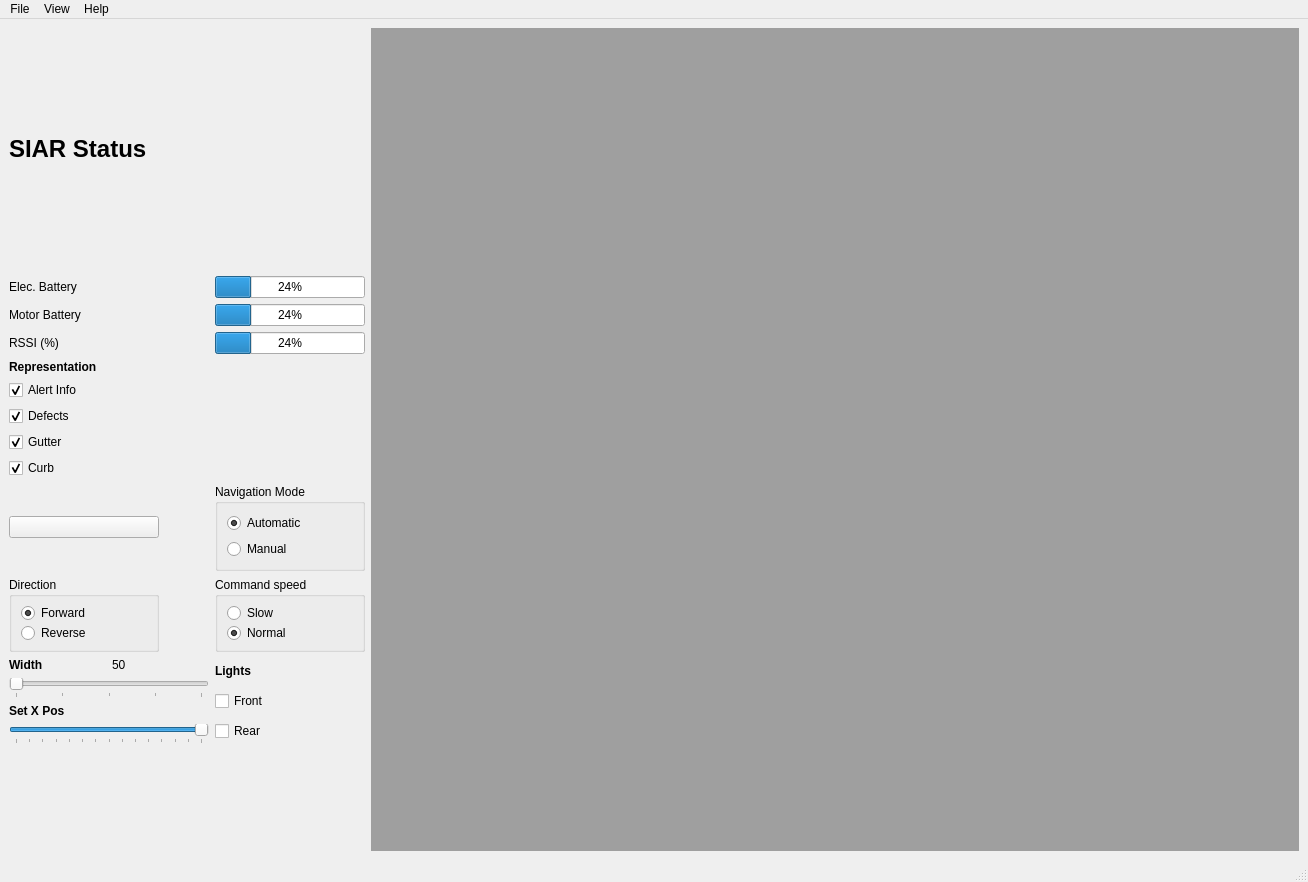
<?xml version="1.0" encoding="UTF-8"?>
<ui version="4.0">
 <class>MainWindow</class>
 <widget class="QMainWindow" name="MainWindow">
  <property name="geometry">
   <rect>
    <x>0</x>
    <y>0</y>
    <width>1308</width>
    <height>882</height>
   </rect>
  </property>
  <property name="windowTitle">
   <string>MainWindow</string>
  </property>
  <widget class="QWidget" name="centralwidget">
   <layout class="QHBoxLayout" name="horizontalLayout_2">
    <item>
     <layout class="QVBoxLayout" name="verticalLayout_6">
      <item>
       <widget class="QLabel" name="label">
        <property name="maximumSize">
         <size>
          <width>16777215</width>
          <height>28</height>
         </size>
        </property>
        <property name="font">
         <font>
          <pointsize>18</pointsize>
          <weight>75</weight>
          <bold>true</bold>
         </font>
        </property>
        <property name="text">
         <string>SIAR Status</string>
        </property>
       </widget>
      </item>
      <item>
       <layout class="QGridLayout" name="gridLayout">
        <item row="6" column="1">
         <layout class="QVBoxLayout" name="verticalLayout_8">
          <item>
           <widget class="QLabel" name="label_6">
            <property name="maximumSize">
             <size>
              <width>150</width>
              <height>22</height>
             </size>
            </property>
            <property name="text">
             <string>&lt;html&gt;&lt;head/&gt;&lt;body&gt;&lt;p&gt;&lt;span style=&quot; font-weight:600;&quot;&gt;Lights&lt;/span&gt;&lt;/p&gt;&lt;/body&gt;&lt;/html&gt;</string>
            </property>
           </widget>
          </item>
          <item>
           <widget class="QCheckBox" name="checkBox_front">
            <property name="maximumSize">
             <size>
              <width>150</width>
              <height>22</height>
             </size>
            </property>
            <property name="text">
             <string>Front</string>
            </property>
           </widget>
          </item>
          <item>
           <widget class="QCheckBox" name="checkBox_rear">
            <property name="maximumSize">
             <size>
              <width>150</width>
              <height>22</height>
             </size>
            </property>
            <property name="text">
             <string>Rear</string>
            </property>
           </widget>
          </item>
         </layout>
        </item>
        <item row="2" column="0">
         <widget class="QLabel" name="label_2">
          <property name="maximumSize">
           <size>
            <width>150</width>
            <height>16777215</height>
           </size>
          </property>
          <property name="text">
           <string>RSSI (%)</string>
          </property>
         </widget>
        </item>
        <item row="0" column="1">
         <widget class="QProgressBar" name="progressBar_4_elec_bat">
          <property name="maximumSize">
           <size>
            <width>150</width>
            <height>16777215</height>
           </size>
          </property>
          <property name="value">
           <number>24</number>
          </property>
         </widget>
        </item>
        <item row="4" column="1">
         <widget class="QGroupBox" name="groupBox">
          <property name="maximumSize">
           <size>
            <width>150</width>
            <height>16777215</height>
           </size>
          </property>
          <property name="title">
           <string>Navigation Mode</string>
          </property>
          <property name="checkable">
           <bool>false</bool>
          </property>
          <layout class="QVBoxLayout" name="verticalLayout_2">
           <item>
            <widget class="QRadioButton" name="radioButton_automatic">
             <property name="enabled">
              <bool>true</bool>
             </property>
             <property name="maximumSize">
              <size>
               <width>150</width>
               <height>16777215</height>
              </size>
             </property>
             <property name="mouseTracking">
              <bool>false</bool>
             </property>
             <property name="text">
              <string>Automatic</string>
             </property>
             <property name="checkable">
              <bool>true</bool>
             </property>
             <property name="checked">
              <bool>true</bool>
             </property>
            </widget>
           </item>
           <item>
            <widget class="QRadioButton" name="radioButton_manual">
             <property name="maximumSize">
              <size>
               <width>150</width>
               <height>16777215</height>
              </size>
             </property>
             <property name="mouseTracking">
              <bool>false</bool>
             </property>
             <property name="text">
              <string>Manual</string>
             </property>
             <property name="checkable">
              <bool>true</bool>
             </property>
             <property name="checked">
              <bool>false</bool>
             </property>
            </widget>
           </item>
          </layout>
         </widget>
        </item>
        <item row="1" column="0">
         <widget class="QLabel" name="label_4">
          <property name="maximumSize">
           <size>
            <width>150</width>
            <height>16777215</height>
           </size>
          </property>
          <property name="text">
           <string>Motor Battery</string>
          </property>
         </widget>
        </item>
        <item row="0" column="0">
         <widget class="QLabel" name="label_3">
          <property name="maximumSize">
           <size>
            <width>150</width>
            <height>16777215</height>
           </size>
          </property>
          <property name="text">
           <string>Elec. Battery</string>
          </property>
         </widget>
        </item>
        <item row="6" column="0">
         <layout class="QVBoxLayout" name="verticalLayout_7">
          <item>
           <layout class="QHBoxLayout" name="horizontalLayout">
            <item>
             <widget class="QLabel" name="label_5">
              <property name="maximumSize">
               <size>
                <width>200</width>
                <height>22</height>
               </size>
              </property>
              <property name="text">
               <string>&lt;html&gt;&lt;head/&gt;&lt;body&gt;&lt;p&gt;&lt;span style=&quot; font-weight:600;&quot;&gt;Width&lt;/span&gt;&lt;/p&gt;&lt;/body&gt;&lt;/html&gt;</string>
              </property>
             </widget>
            </item>
            <item>
             <widget class="QLabel" name="label_width">
              <property name="text">
               <string>50</string>
              </property>
             </widget>
            </item>
           </layout>
          </item>
          <item>
           <widget class="QSlider" name="horizontalSlider_width_indicator">
            <property name="enabled">
             <bool>false</bool>
            </property>
            <property name="maximumSize">
             <size>
              <width>200</width>
              <height>22</height>
             </size>
            </property>
            <property name="minimum">
             <number>50</number>
            </property>
            <property name="maximum">
             <number>70</number>
            </property>
            <property name="orientation">
             <enum>Qt::Horizontal</enum>
            </property>
            <property name="invertedAppearance">
             <bool>false</bool>
            </property>
            <property name="tickPosition">
             <enum>QSlider::TicksBelow</enum>
            </property>
            <property name="tickInterval">
             <number>5</number>
            </property>
           </widget>
          </item>
          <item>
           <widget class="QLabel" name="label_7">
            <property name="font">
             <font>
              <weight>75</weight>
              <bold>true</bold>
             </font>
            </property>
            <property name="text">
             <string>Set X Pos</string>
            </property>
           </widget>
          </item>
          <item>
           <widget class="QSlider" name="horizontalSlider_width_indicator_2">
            <property name="enabled">
             <bool>true</bool>
            </property>
            <property name="maximumSize">
             <size>
              <width>200</width>
              <height>22</height>
             </size>
            </property>
            <property name="mouseTracking">
             <bool>false</bool>
            </property>
            <property name="minimum">
             <number>-14</number>
            </property>
            <property name="maximum">
             <number>14</number>
            </property>
            <property name="value">
             <number>14</number>
            </property>
            <property name="orientation">
             <enum>Qt::Horizontal</enum>
            </property>
            <property name="invertedAppearance">
             <bool>false</bool>
            </property>
            <property name="invertedControls">
             <bool>false</bool>
            </property>
            <property name="tickPosition">
             <enum>QSlider::TicksBelow</enum>
            </property>
            <property name="tickInterval">
             <number>2</number>
            </property>
           </widget>
          </item>
         </layout>
        </item>
        <item row="4" column="0">
         <widget class="QPushButton" name="emergencyButton">
          <property name="maximumSize">
           <size>
            <width>150</width>
            <height>16777215</height>
           </size>
          </property>
          <property name="text">
           <string/>
          </property>
          <property name="icon">
           <iconset>
            <normaloff>../../../../../../../../../../../.designer/icons/emer_stop.jpeg</normaloff>../../../../../../../../../../../.designer/icons/emer_stop.jpeg</iconset>
          </property>
          <property name="iconSize">
           <size>
            <width>100</width>
            <height>100</height>
           </size>
          </property>
         </widget>
        </item>
        <item row="1" column="1">
         <widget class="QProgressBar" name="progressBar_5_motor_bat">
          <property name="maximumSize">
           <size>
            <width>150</width>
            <height>16777215</height>
           </size>
          </property>
          <property name="value">
           <number>24</number>
          </property>
         </widget>
        </item>
        <item row="5" column="1">
         <widget class="QGroupBox" name="groupBox_3">
          <property name="maximumSize">
           <size>
            <width>150</width>
            <height>75</height>
           </size>
          </property>
          <property name="title">
           <string>Command speed</string>
          </property>
          <layout class="QVBoxLayout" name="verticalLayout_4">
           <item>
            <widget class="QRadioButton" name="radioButton_slow">
             <property name="maximumSize">
              <size>
               <width>150</width>
               <height>16777215</height>
              </size>
             </property>
             <property name="text">
              <string>Slow</string>
             </property>
            </widget>
           </item>
           <item>
            <widget class="QRadioButton" name="radioButton_normal">
             <property name="maximumSize">
              <size>
               <width>150</width>
               <height>16777215</height>
              </size>
             </property>
             <property name="text">
              <string>Normal</string>
             </property>
             <property name="checked">
              <bool>true</bool>
             </property>
            </widget>
           </item>
          </layout>
         </widget>
        </item>
        <item row="3" column="1">
         <widget class="QwtDial" name="Dial_speed" native="true">
          <property name="lineWidth" stdset="0">
           <number>4</number>
          </property>
         </widget>
        </item>
        <item row="5" column="0">
         <widget class="QGroupBox" name="groupBox_2">
          <property name="maximumSize">
           <size>
            <width>150</width>
            <height>75</height>
           </size>
          </property>
          <property name="title">
           <string>Direction</string>
          </property>
          <layout class="QVBoxLayout" name="verticalLayout_3">
           <item>
            <widget class="QRadioButton" name="radioButton_forward">
             <property name="maximumSize">
              <size>
               <width>150</width>
               <height>16777215</height>
              </size>
             </property>
             <property name="text">
              <string>Forward</string>
             </property>
             <property name="checked">
              <bool>true</bool>
             </property>
            </widget>
           </item>
           <item>
            <widget class="QRadioButton" name="radioButton_reverse">
             <property name="maximumSize">
              <size>
               <width>150</width>
               <height>16777215</height>
              </size>
             </property>
             <property name="text">
              <string>Reverse</string>
             </property>
            </widget>
           </item>
          </layout>
         </widget>
        </item>
        <item row="2" column="1">
         <widget class="QProgressBar" name="progressBar_rssi">
          <property name="maximumSize">
           <size>
            <width>150</width>
            <height>16777215</height>
           </size>
          </property>
          <property name="value">
           <number>24</number>
          </property>
         </widget>
        </item>
        <item row="3" column="0">
         <layout class="QVBoxLayout" name="verticalLayout">
          <item>
           <widget class="QLabel" name="label_8">
            <property name="maximumSize">
             <size>
              <width>120</width>
              <height>30</height>
             </size>
            </property>
            <property name="font">
             <font>
              <weight>75</weight>
              <bold>true</bold>
             </font>
            </property>
            <property name="text">
             <string>Representation</string>
            </property>
           </widget>
          </item>
          <item>
           <widget class="QCheckBox" name="checkBox_Alert">
            <property name="text">
             <string>Alert Info</string>
            </property>
            <property name="checked">
             <bool>true</bool>
            </property>
           </widget>
          </item>
          <item>
           <widget class="QCheckBox" name="checkBox_Defects">
            <property name="text">
             <string>Defects</string>
            </property>
            <property name="checked">
             <bool>true</bool>
            </property>
           </widget>
          </item>
          <item>
           <widget class="QCheckBox" name="checkBox_Gutter">
            <property name="text">
             <string>Gutter</string>
            </property>
            <property name="checked">
             <bool>true</bool>
            </property>
           </widget>
          </item>
          <item>
           <widget class="QCheckBox" name="checkBox_Curb">
            <property name="text">
             <string>Curb</string>
            </property>
            <property name="checked">
             <bool>true</bool>
            </property>
           </widget>
          </item>
         </layout>
        </item>
       </layout>
      </item>
     </layout>
    </item>
    <item>
     <widget class="QMdiArea" name="mdiArea"/>
    </item>
   </layout>
  </widget>
  <widget class="QMenuBar" name="menubar">
   <property name="geometry">
    <rect>
     <x>0</x>
     <y>0</y>
     <width>1308</width>
     <height>25</height>
    </rect>
   </property>
   <widget class="QMenu" name="menuFile">
    <property name="title">
     <string>File</string>
    </property>
    <addaction name="actionLoad_Graph"/>
   </widget>
   <widget class="QMenu" name="menuHelp">
    <property name="title">
     <string>Help</string>
    </property>
    <addaction name="actionAbout"/>
   </widget>
   <widget class="QMenu" name="menuView">
    <property name="title">
     <string>View</string>
    </property>
    <addaction name="actionExploration"/>
    <addaction name="actionAlert"/>
    <addaction name="actionServiceability"/>
   </widget>
   <addaction name="menuFile"/>
   <addaction name="menuView"/>
   <addaction name="menuHelp"/>
  </widget>
  <widget class="QStatusBar" name="statusbar"/>
  <action name="actionAbout">
   <property name="text">
    <string>About</string>
   </property>
  </action>
  <action name="actionLoad_Graph">
   <property name="text">
    <string>Save Log</string>
   </property>
  </action>
  <action name="actionExploration">
   <property name="text">
    <string>Exploration</string>
   </property>
  </action>
  <action name="actionAlert">
   <property name="text">
    <string>Mission</string>
   </property>
  </action>
  <action name="actionServiceability">
   <property name="text">
    <string>Serviceability</string>
   </property>
  </action>
 </widget>
 <customwidgets>
  <customwidget>
   <class>QwtDial</class>
   <extends>QWidget</extends>
   <header>qwt_dial.h</header>
  </customwidget>
 </customwidgets>
 <resources/>
 <connections/>
</ui>
